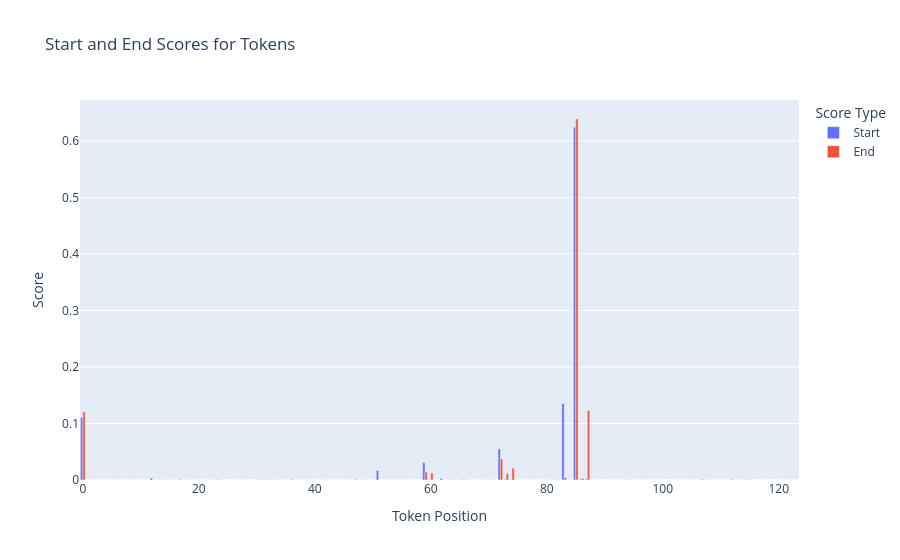

Notebook source saved alongside this figure:
### Markdown cell above
### Visualization of Token Scores 🎯

Plot the scores associated with each token to understand the model's decision-making process.

### Code cell
# Creating a dataframe with the scores and plotting them
scores_df = pd.DataFrame({
    "Token Position": list(range(len(start_scores))) * 2,
    "Score": list(start_scores) + list(end_scores),
    "Score Type": ["Start"] * len(start_scores) + ["End"] * len(end_scores),
})
px.bar(scores_df, x="Token Position", y="Score", color="Score Type", barmode="group", title="Start and End Scores for Tokens")
